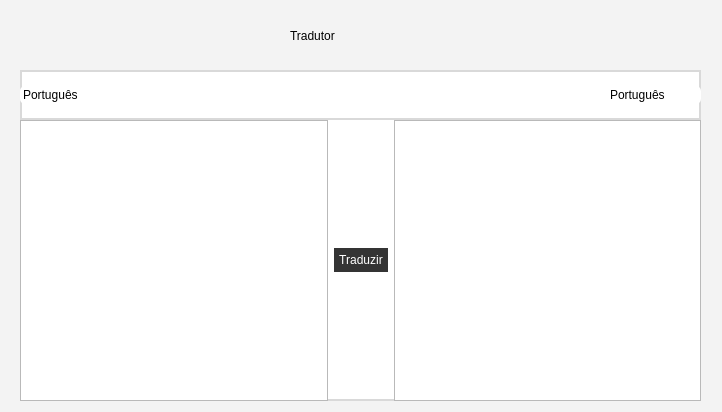
<?xml version="1.0" encoding="UTF-8"?>
<ui version="4.0">
 <class>MainWindow</class>
 <widget class="QMainWindow" name="MainWindow">
  <property name="geometry">
   <rect>
    <x>0</x>
    <y>0</y>
    <width>722</width>
    <height>412</height>
   </rect>
  </property>
  <property name="minimumSize">
   <size>
    <width>722</width>
    <height>412</height>
   </size>
  </property>
  <property name="maximumSize">
   <size>
    <width>722</width>
    <height>412</height>
   </size>
  </property>
  <property name="windowTitle">
   <string>MainWindow</string>
  </property>
  <property name="styleSheet">
   <string notr="true">*{
	background-color: rgb(243, 243, 243);
}
</string>
  </property>
  <widget class="QWidget" name="centralwidget">
   <property name="styleSheet">
    <string notr="true"/>
   </property>
   <widget class="QWidget" name="widget" native="true">
    <property name="geometry">
     <rect>
      <x>20</x>
      <y>70</y>
      <width>681</width>
      <height>50</height>
     </rect>
    </property>
    <property name="styleSheet">
     <string notr="true">background-color: rgb(255, 255, 255);
border-style: solid;
border-width: 2px;
border-color: #d9d9d9;</string>
    </property>
    <layout class="QHBoxLayout" name="horizontalLayout_2">
     <item alignment="Qt::AlignmentFlag::AlignLeft">
      <widget class="QComboBox" name="cb_detectar">
       <property name="cursor">
        <cursorShape>PointingHandCursor</cursorShape>
       </property>
       <property name="styleSheet">
        <string notr="true">            QComboBox {
                background-color: white;
				font: 8pt &quot;Roboto&quot;;
                border: none;
                border-radius: 5px;
                padding: 1px 18px 1px 3px;
                min-width: 6em;
            }

            QComboBox::drop-down {
                subcontrol-origin: padding;
                subcontrol-position: top right;
                width: 15px;

                border-left-width: 1px;
                border-left-color: gray;
                
            }

            QComboBox::down-arrow {
				
				image: url(:/icones/setinha.png);
                width: 16px;
                height: 16px;
            }

            QComboBox QAbstractItemView {
                border: 1px solid gray;
                selection-background-color: black;
                background-color: white;
            }</string>
       </property>
       <item>
        <property name="text">
         <string>Português</string>
        </property>
       </item>
       <item>
        <property name="text">
         <string>Inglês</string>
        </property>
       </item>
       <item>
        <property name="text">
         <string>Espanhol</string>
        </property>
       </item>
      </widget>
     </item>
     <item alignment="Qt::AlignmentFlag::AlignHCenter">
      <widget class="QPushButton" name="btn_trocar_lang">
       <property name="cursor">
        <cursorShape>PointingHandCursor</cursorShape>
       </property>
       <property name="styleSheet">
        <string notr="true">QPushButton {
border: none;
outline: 0;
color: #e3e3e3;
}

QPushButton#btn_trocar_lang:pressed {
	padding-left: 2px;
	padding-top: 2px;
}</string>
       </property>
       <property name="text">
        <string/>
       </property>
       <property name="icon">
        <iconset>
         <normaloff>:/icones/trocar.png</normaloff>:/icones/trocar.png</iconset>
       </property>
       <property name="iconSize">
        <size>
         <width>20</width>
         <height>20</height>
        </size>
       </property>
      </widget>
     </item>
     <item alignment="Qt::AlignmentFlag::AlignRight">
      <widget class="QComboBox" name="cb_traduzido">
       <property name="cursor">
        <cursorShape>PointingHandCursor</cursorShape>
       </property>
       <property name="styleSheet">
        <string notr="true">            QComboBox {
                background-color: white;
				font: 8pt &quot;Roboto&quot;;
                border: none;
                border-radius: 5px;
                padding: 1px 18px 1px 3px;
                min-width: 6em;
            }

            QComboBox::drop-down {
                subcontrol-origin: padding;
                subcontrol-position: top right;
                width: 15px;

                border-left-width: 1px;
                border-left-color: gray;
                
            }

            QComboBox::down-arrow {
				
				image: url(:/icones/setinha.png);
                width: 16px;
                height: 16px;
            }

            QComboBox QAbstractItemView {
                border: 1px solid gray;
                selection-background-color: black;
                background-color: white;
            }</string>
       </property>
       <item>
        <property name="text">
         <string>Português</string>
        </property>
       </item>
       <item>
        <property name="text">
         <string>Inglês</string>
        </property>
       </item>
       <item>
        <property name="text">
         <string>Espanhol</string>
        </property>
       </item>
      </widget>
     </item>
    </layout>
   </widget>
   <widget class="QWidget" name="widget_2" native="true">
    <property name="geometry">
     <rect>
      <x>20</x>
      <y>120</y>
      <width>681</width>
      <height>281</height>
     </rect>
    </property>
    <property name="minimumSize">
     <size>
      <width>681</width>
      <height>281</height>
     </size>
    </property>
    <property name="maximumSize">
     <size>
      <width>681</width>
      <height>281</height>
     </size>
    </property>
    <property name="styleSheet">
     <string notr="true">background-color: rgb(255, 255, 255);
border-right-color: rgb(217, 217, 217);
border-left-color: rgb(217, 217, 217);
border-bottom-color: rgb(217, 217, 217);
border-style: solid;
border-width: 2px;</string>
    </property>
    <layout class="QHBoxLayout" name="horizontalLayout">
     <item>
      <widget class="QPlainTextEdit" name="pte_traduzir">
       <property name="styleSheet">
        <string notr="true">background-color: rgb(255, 255, 255);
border: 1px solid #b9b9b9;
color: black;</string>
       </property>
       <property name="plainText">
        <string/>
       </property>
       <property name="placeholderText">
        <string>Escreva ou cole o texto</string>
       </property>
      </widget>
     </item>
     <item>
      <widget class="QPushButton" name="btn_traduzir">
       <property name="cursor">
        <cursorShape>PointingHandCursor</cursorShape>
       </property>
       <property name="styleSheet">
        <string notr="true">QPushButton {
	font: 10pt &quot;Roboto&quot;;
	color: #fff;
	outline: 0;
	border: 5px solid #343434;
	background-color: rgb(52, 52, 52);
}

QPushButton:hover {
	color: #000000;
	border: 5px solid #8d8d8d;
	background-color: rgb(141, 141, 141);
}


QPushButton#btn_traduzir:pressed {
	padding-left: 2px;
	padding-top: 2px;
	color: #000000;
	border: 5px solid #fff;
	background-color: rgb(255, 255, 255);
}</string>
       </property>
       <property name="text">
        <string>Traduzir</string>
       </property>
      </widget>
     </item>
     <item>
      <widget class="QPlainTextEdit" name="pte_traduzido">
       <property name="styleSheet">
        <string notr="true">background-color: rgb(255, 255, 255);
border: 1px solid #b9b9b9;</string>
       </property>
       <property name="readOnly">
        <bool>true</bool>
       </property>
       <property name="plainText">
        <string/>
       </property>
      </widget>
     </item>
    </layout>
    <zorder>btn_traduzir</zorder>
    <zorder>pte_traduzido</zorder>
    <zorder>pte_traduzir</zorder>
   </widget>
   <widget class="QLabel" name="lb_titulo">
    <property name="geometry">
     <rect>
      <x>290</x>
      <y>20</y>
      <width>121</width>
      <height>31</height>
     </rect>
    </property>
    <property name="styleSheet">
     <string notr="true">font: 25pt &quot;Roboto Thin&quot;;</string>
    </property>
    <property name="text">
     <string>Tradutor</string>
    </property>
   </widget>
   <widget class="QPushButton" name="btn_copiar_traduzido">
    <property name="geometry">
     <rect>
      <x>660</x>
      <y>360</y>
      <width>31</width>
      <height>31</height>
     </rect>
    </property>
    <property name="sizePolicy">
     <sizepolicy hsizetype="Preferred" vsizetype="Preferred">
      <horstretch>0</horstretch>
      <verstretch>0</verstretch>
     </sizepolicy>
    </property>
    <property name="cursor">
     <cursorShape>PointingHandCursor</cursorShape>
    </property>
    <property name="styleSheet">
     <string notr="true">QPushButton {
background-color: rgb(255, 255, 255);
border: none;
outline: 0;
color: #e3e3e3;
}

QPushButton#btn_copiar_traduzido:pressed {
	padding-left: 2px;
	padding-top: 2px;
}</string>
    </property>
    <property name="text">
     <string/>
    </property>
    <property name="icon">
     <iconset>
      <normaloff>:/icones/copiar.png</normaloff>:/icones/copiar.png</iconset>
    </property>
    <property name="iconSize">
     <size>
      <width>25</width>
      <height>25</height>
     </size>
    </property>
   </widget>
  </widget>
 </widget>
 <resources>
  <include location="icones.qrc"/>
 </resources>
 <connections/>
</ui>
